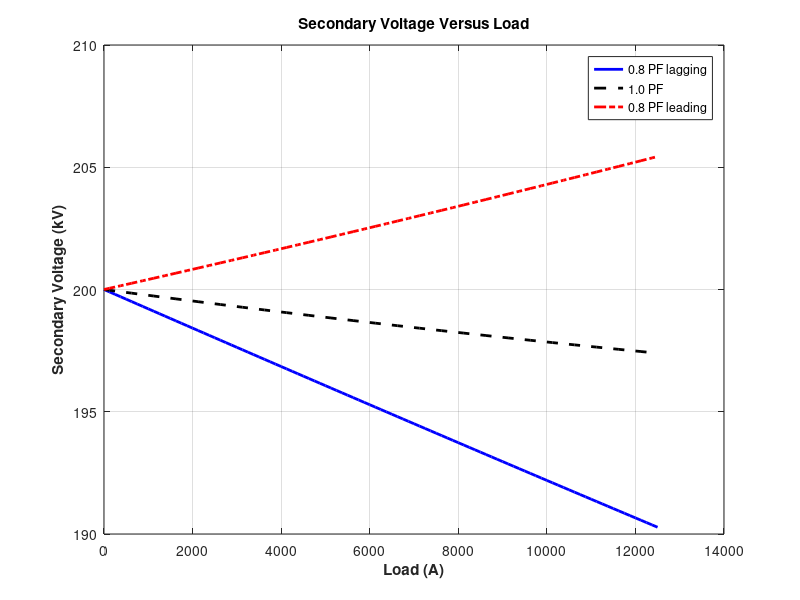

MATLAB code to generate this figure:

% Matlab algorthm to calculate and plot the secondary voltage

% of a transformer as a function of load for power

% factors of 0.8 lagging, 1.0, and 0.8 leading.

% These calculations are done using an equivalent

% circuit referred to the primary side.

% Define values for this transformer

VP = 15000; % Primary voltage (V)

amps = 0:125:12500; % Current values (A)

Req = 0.018; % Equivalent R (ohms)

Xeq = 0.075; % Equivalent X (ohms)

% Calculate the current values for the three

% power factors. The first row of I contains

% the lagging currents, the second row contains

% the unity currents, and the third row contains

% the leading currents.

I = zeros(3,length(amps));

I(1,:) = amps .* ( 0.8 - j*0.6); % Lagging

I(2,:) = amps .* ( 1.0 ); % Unity

I(3,:) = amps .* ( 0.8 + j*0.6); % Leading

% Calculate VS referred to the primary side

% for each current and power factor.

aVS = VP - (Req.*I + j.*Xeq.*I);

% Refer the secondary voltages back to the

% secondary side using the turns ratio.

VS = aVS * (200/15);

% Plot the secondary voltage (in kV!) versus load

plot(amps,abs(VS(1,:)/1000),'b-','LineWidth',2.0);

hold on;

plot(amps,abs(VS(2,:)/1000),'k--','LineWidth',2.0);

plot(amps,abs(VS(3,:)/1000),'r-.','LineWidth',2.0);

title ('\bfSecondary Voltage Versus Load');

xlabel ('\bfLoad (A)');

ylabel ('\bfSecondary Voltage (kV)');

legend('0.8 PF lagging','1.0 PF','0.8 PF leading');

grid on;

hold off;